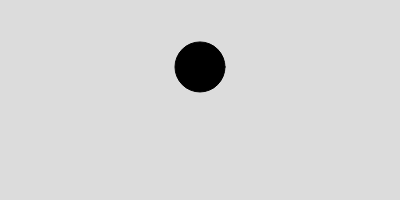
Frame 1 (no input)
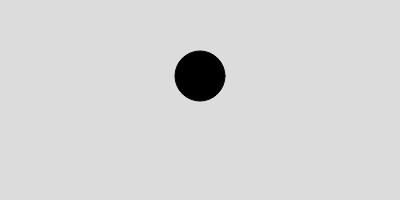
Frame 60 (no input)
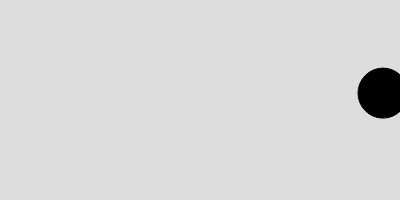
Frame 120 (the mouse pressed at the canvas centre since frame 60)

The p5.js sketch that drew these frames (run headless with seeded random() and noise() and a simulated clock; from frame 60 on, the mouse is pressed at the canvas centre):

// p5.js sketch
// ── sketch.js
let ball;

function setup() {
  createCanvas(400, 200);

  ball = new Particle();
}


function draw() {
  background(220);

  let gravity = createVector(0, 0.3);
  ball.addForce(gravity);

  if(mouseIsPressed) {
    let wind = createVector(0.1,0);
    ball.addForce(wind);
  } 

  ball.update();
  ball.show();
}

// ── OrbitingEmotion.js
class OrbitingEmotion {
  constructor(centerObj, orbitRadius, speed, size, color) {
    this.centerObj = centerObj;    
    this.orbitRadius = orbitRadius; 
    this.angle = random(TWO_PI);   
    this.speed = speed;            
    this.size = size;              
    this.color = color;            
  }

  update() {
    this.angle += this.speed;      
  }

  show() {
    
    let x = this.centerObj.pos.x + cos(this.angle) * this.orbitRadius;
    let y = this.centerObj.pos.y + sin(this.angle) * this.orbitRadius;
    
    fill(this.color);
    noStroke();
    circle(x, y, this.size);
  }
}
// ── Particle.js
class Particle {
  constructor() {
    this.pos = createVector(width/2, height/3);
    this.vel = createVector(0, 0);
    this.acc = createVector(0, 0);

    this.c = color(0);
    this.w = 50;
  }

  addForce(aForce) {
    this.acc.add(aForce);
  }

  update() {
    this.vel.add(this.acc);
    this.pos.add(this.vel);

    this.acc.set(0, 0);
    this.checkEdge();
  }


  checkEdge() {
    if ((this.pos.y+this.w/2) > height) {
      this.pos.y = height-this.w/2;
      this.vel.y = this.vel.y * -1;
    }
    
    if (this.pos.x > width) {
      this.pos.x = 0;
    }
  }


  show() {
    fill(this.c);
    circle(this.pos.x, this.pos.y, this.w);
  }
}
// ── Walker.js
class Walker {
  constructor(x, y, w, emotion = "yellow") {
    this.pos = createVector(x, y);
    this.vel = createVector(random(-5,5), random(-5,0));
    this.w = w;
    this.emotion = emotion;  
    this.lifeTime = 0;       
  }

  move() {
  if (this.emotion === "neutral") {
    
    this.pos.x = width / 2;
    this.pos.y = height / 2;
    this.vel.set(0, 0); 
    this.w = 60; 
    return; 
  }

  
  let g = createVector(0, 0.3);
  
  if (this.emotion === "red") {
    this.vel.mult(1.2);
    g.mult(1.2);
  } else if (this.emotion === "blue") {
    this.vel.mult(0.8);
    this.pos.x += random(-0.5, 0.5);
    g.mult(0.8);
  } else if (this.emotion === "yellow") {
    this.lifeTime++;
  }

  this.vel.add(g);
  this.pos.add(this.vel);
}

  
  bongGround() {
    if (this.pos.y + this.w/2 >= height) {
      this.pos.y = height - this.w/2;
      this.vel.y *= -1;
      this.spawnNew(this.pos.x, height - this.w/2);
      return true;
    }
    return false;
  }

 
  bongCeiling() {
    if (this.pos.y - this.w/2 <= 0) {
      this.pos.y = this.w/2;
      this.vel.y *= -1;
      this.spawnNew(this.pos.x, this.w/2);
      return true;
    }
    return false;
  }

  
  bongWall() {
    let collided = false;
    if (this.pos.x + this.w/2 > width) {
      this.pos.x = width - this.w/2;
      this.vel.x *= -1;
      this.spawnNew(width - this.w/2, this.pos.y);
      collided = true;
    }
    if (this.pos.x - this.w/2 < 0) {
      this.pos.x = this.w/2;
      this.vel.x *= -1;
      this.spawnNew(this.w/2, this.pos.y);
      collided = true;
    }
    return collided;
  }

  spawnNew(x, y) {
    if (this.w <= 5) return; 
    for (let i = 0; i < 4; i++) {
      if (balls.length < maxBalls) {
        let angle = random(TWO_PI);
        let speed = random(2, 5);
        let newVel = p5.Vector.fromAngle(angle).mult(speed);
        let newBall = new Walker(x, y, this.w * 0.8, this.emotion);
        newBall.vel = newVel;
        balls.push(newBall);
      }
    }
  }

  show() {
  if (keyIsDown(65) && keyIsDown(83)) { 
    fill(lerpColor(color(255,0,0), color(0,0,255), random(1)));
    this.emotion = "mixed";
  } else if (keyIsDown(65) && keyIsDown(74)) { 
    fill(lerpColor(color(255,0,0), color(255,255,0), random(1)));
    this.emotion = "mixed";
  } else if (keyIsDown(74) && keyIsDown(83)) { 
    fill(lerpColor(color(255,255,0), color(0,0,255), random(1)));
    this.emotion = "mixed";
  } else if (keyIsDown(65)) { 
    fill("red");
    this.emotion = "red";
  } else if (keyIsDown(83)) { 
    fill("blue");
    this.emotion = "blue";
  } else if (keyIsDown(74)) { 
    fill("yellow");
    this.emotion = "yellow";
  } else { 
    fill(200);
    this.emotion = "neutral";
  }

  noStroke();
  circle(this.pos.x, this.pos.y, this.w);
}
}
